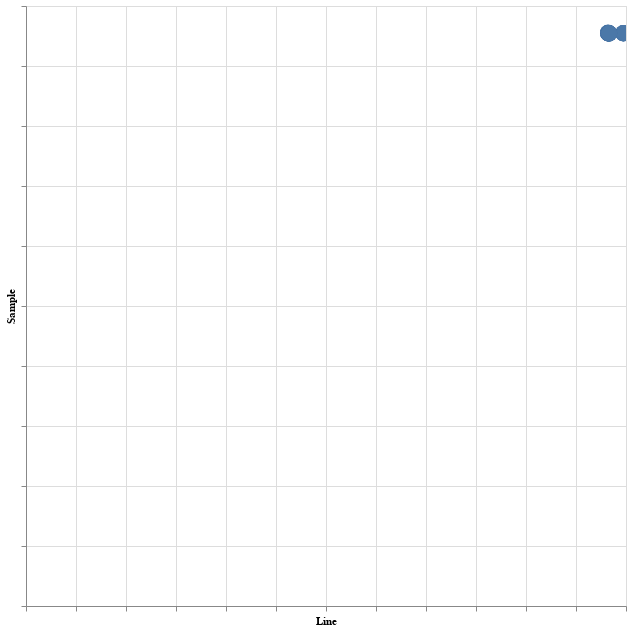

Notebook source saved alongside this figure:
### Code cell
alt.Chart(px_sub_sub).mark_circle(size=250).encode(
    alt.X('Line', title = 'Line', axis=alt.Axis(labels=False)),
    alt.Y('Sample', title = 'Sample', axis=alt.Axis(labels=False)),
    tooltip = 'tool2'
).properties(height=600, width=600).interactive()

### Figure 1 — Vega-Lite specification as saved in the notebook (floating-point values rounded to 4 significant figures)
{"config": {"view": {"continuousWidth": 400, "continuousHeight": 300}}, "data": {"name": "data-fe6de236de585daab42e95cb83675bbc"}, "mark": {"type": "circle", "size": 250}, "encoding": {"tooltip": {"field": "tool2", "type": "nominal"}, "x": {"axis": {"labels": false}, "field": "Line", "title": "Line", "type": "quantitative"}, "y": {"axis": {"labels": false}, "field": "Sample", "title": "Sample", "type": "quantitative"}}, "height": 600, "selection": {"selector004": {"type": "interval", "bind": "scales", "encodings": ["x", "y"]}}, "width": 600, "$schema": "https://vega.github.io/schema/vega-lite/v4.17.0.json", "datasets": {"data-fe6de236de585daab42e95cb83675bbc": [{"Lat": -6.53, "Lon": -41.05, "FRP": 8.48, "Line": 5970, "Sample": 4776, "tool2": "-6.529508 x -41.047413 | 5970 x 4776"}, {"Lat": -6.518, "Lon": -41.03, "FRP": 33.76, "Line": 5972, "Sample": 4771, "tool2": "-6.517525 x -41.02652 | 5972 x 4771"}, {"Lat": -6.518, "Lon": -41.03, "FRP": 82.67, "Line": 5972, "Sample": 4772, "tool2": "-6.518138 x -41.030922 | 5972 x 4772"}, {"Lat": -6.519, "Lon": -41.04, "FRP": 82.67, "Line": 5972, "Sample": 4773, "tool2": "-6.518752 x -41.035343 | 5972 x 4773"}, {"Lat": -6.513, "Lon": -41.03, "FRP": 33.76, "Line": 5973, "Sample": 4771, "tool2": "-6.513081 x -41.027142 | 5973 x 4771"}, {"Lat": -6.514, "Lon": -41.03, "FRP": 82.67, "Line": 5973, "Sample": 4772, "tool2": "-6.513691 x -41.031544 | 5973 x 4772"}, {"Lat": -6.515, "Lon": -41.04, "FRP": 34.1, "Line": 5973, "Sample": 4774, "tool2": "-6.514918 x -41.040386 | 5973 x 4774"}, {"Lat": -6.516, "Lon": -41.04, "FRP": 34.1, "Line": 5973, "Sample": 4775, "tool2": "-6.515532 x -41.044811 | 5973 x 4775"}, {"Lat": -6.514, "Lon": -41.04, "FRP": 82.67, "Line": 5973, "Sample": 4773, "tool2": "-6.514305 x -41.035965 | 5973 x 4773"}, {"Lat": -6.51, "Lon": -41.04, "FRP": 38.3, "Line": 5974, "Sample": 4773, "tool2": "-6.509858 x -41.036594 | 5974 x 4773"}, {"Lat": -6.509, "Lon": -41.03, "FRP": 38.3, "Line": 5974, "Sample": 4772, "tool2": "-6.509246 x -41.032177 | 5974 x 4772"}, {"Lat": -6.511, "Lon": -41.05, "FRP": 101.2, "Line": 5974, "Sample": 4775, "tool2": "-6.511081 x -41.045433 | 5974 x 4775"}, {"Lat": -6.47, "Lon": -41.06, "FRP": 8.06, "Line": 5992, "Sample": 4776, "tool2": "-6.469692 x -41.06382 | 5992 x 4776"}, {"Lat": -6.492, "Lon": -41.02, "FRP": 33.02, "Line": 5820, "Sample": 4772, "tool2": "-6.492178 x -41.021015 | 5820 x 4772"}, {"Lat": -6.492, "Lon": -41.02, "FRP": 24.16, "Line": 5820, "Sample": 4771, "tool2": "-6.491577 x -41.016609 | 5820 x 4771"}, {"Lat": -6.493, "Lon": -41.03, "FRP": 33.02, "Line": 5820, "Sample": 4773, "tool2": "-6.49278 x -41.025421 | 5820 x 4773"}, {"Lat": -6.494, "Lon": -41.03, "FRP": 237.1, "Line": 5820, "Sample": 4775, "tool2": "-6.493984 x -41.034256 | 5820 x 4775"}, {"Lat": -6.495, "Lon": -41.04, "FRP": 4.9, "Line": 5820, "Sample": 4776, "tool2": "-6.494587 x -41.03867 | 5820 x 4776"}, {"Lat": -6.495, "Lon": -41.04, "FRP": 4.9, "Line": 5820, "Sample": 4777, "tool2": "-6.495189 x -41.043083 | 5820 x 4777"}, {"Lat": -6.496, "Lon": -41.05, "FRP": 7.49, "Line": 5820, "Sample": 4778, "tool2": "-6.495792 x -41.047504 | 5820 x 4778"}, {"Lat": -6.497, "Lon": -41.06, "FRP": 2.89, "Line": 5820, "Sample": 4780, "tool2": "-6.497001 x -41.056366 | 5820 x 4780"}, {"Lat": -6.487, "Lon": -41.02, "FRP": 24.16, "Line": 5821, "Sample": 4771, "tool2": "-6.487141 x -41.017311 | 5821 x 4771"}, {"Lat": -6.488, "Lon": -41.03, "FRP": 33.02, "Line": 5821, "Sample": 4773, "tool2": "-6.48834 x -41.026119 | 5821 x 4773"}, {"Lat": -6.49, "Lon": -41.04, "FRP": 4.9, "Line": 5821, "Sample": 4776, "tool2": "-6.490144 x -41.039368 | 5821 x 4776"}, {"Lat": -6.491, "Lon": -41.04, "FRP": 4.9, "Line": 5821, "Sample": 4777, "tool2": "-6.490746 x -41.043789 | 5821 x 4777"}, {"Lat": -6.489, "Lon": -41.03, "FRP": 237.1, "Line": 5821, "Sample": 4774, "tool2": "-6.488941 x -41.030533 | 5821 x 4774"}, {"Lat": -6.494, "Lon": -41.02, "FRP": 24.18, "Line": 5828, "Sample": 4771, "tool2": "-6.4939 x -41.024124 | 5828 x 4771"}, {"Lat": -6.493, "Lon": -41.02, "FRP": 24.18, "Line": 5828, "Sample": 4770, "tool2": "-6.493265 x -41.019733 | 5828 x 4770"}, {"Lat": -6.495, "Lon": -41.03, "FRP": 163.5, "Line": 5828, "Sample": 4772, "tool2": "-6.494536 x -41.028526 | 5828 x 4772"}, {"Lat": -6.496, "Lon": -41.04, "FRP": 6.88, "Line": 5828, "Sample": 4774, "tool2": "-6.495809 x -41.037342 | 5828 x 4774"}, {"Lat": -6.497, "Lon": -41.05, "FRP": 9.75, "Line": 5828, "Sample": 4776, "tool2": "-6.497082 x -41.046154 | 5828 x 4776"}, {"Lat": -6.491, "Lon": -41.03, "FRP": 163.5, "Line": 5829, "Sample": 4773, "tool2": "-6.490733 x -41.033619 | 5829 x 4773"}, {"Lat": -6.488, "Lon": -41.02, "FRP": 26.69, "Line": 5829, "Sample": 4769, "tool2": "-6.488196 x -41.016018 | 5829 x 4769"}, {"Lat": -6.489, "Lon": -41.02, "FRP": 24.18, "Line": 5829, "Sample": 4770, "tool2": "-6.48883 x -41.020409 | 5829 x 4770"}, {"Lat": -6.489, "Lon": -41.02, "FRP": 24.18, "Line": 5829, "Sample": 4771, "tool2": "-6.489463 x -41.024807 | 5829 x 4771"}, {"Lat": -6.49, "Lon": -41.03, "FRP": 163.5, "Line": 5829, "Sample": 4772, "tool2": "-6.490098 x -41.029209 | 5829 x 4772"}, {"Lat": -6.491, "Lon": -41.04, "FRP": 6.88, "Line": 5829, "Sample": 4774, "tool2": "-6.491368 x -41.038029 | 5829 x 4774"}, {"Lat": -6.492, "Lon": -41.04, "FRP": 6.88, "Line": 5829, "Sample": 4775, "tool2": "-6.492004 x -41.042435 | 5829 x 4775"}, {"Lat": -6.486, "Lon": -41.03, "FRP": 69.66, "Line": 5830, "Sample": 4772, "tool2": "-6.485665 x -41.029926 | 5830 x 4772"}, {"Lat": -6.486, "Lon": -41.03, "FRP": 69.66, "Line": 5830, "Sample": 4773, "tool2": "-6.486298 x -41.034332 | 5830 x 4773"}, {"Lat": -6.487, "Lon": -41.04, "FRP": 6.44, "Line": 5830, "Sample": 4774, "tool2": "-6.486931 x -41.038734 | 5830 x 4774"}, {"Lat": -6.479, "Lon": -41.02, "FRP": 12.6, "Line": 5831, "Sample": 4769, "tool2": "-6.479354 x -41.017559 | 5831 x 4769"}, {"Lat": -6.48, "Lon": -41.02, "FRP": 58.91, "Line": 5831, "Sample": 4770, "tool2": "-6.47998 x -41.021919 | 5831 x 4770"}, {"Lat": -6.481, "Lon": -41.03, "FRP": 58.91, "Line": 5831, "Sample": 4771, "tool2": "-6.480608 x -41.026295 | 5831 x 4771"}, {"Lat": -6.482, "Lon": -41.04, "FRP": 69.66, "Line": 5831, "Sample": 4773, "tool2": "-6.481871 x -41.035095 | 5831 x 4773"}, {"Lat": -6.483, "Lon": -41.04, "FRP": 6.44, "Line": 5831, "Sample": 4774, "tool2": "-6.482502 x -41.039505 | 5831 x 4774"}, {"Lat": -6.477, "Lon": -41.03, "FRP": 4.8, "Line": 5832, "Sample": 4772, "tool2": "-6.476824 x -41.03154 | 5832 x 4772"}, {"Lat": -6.477, "Lon": -41.04, "FRP": 4.8, "Line": 5832, "Sample": 4773, "tool2": "-6.477455 x -41.03595 | 5832 x 4773"}]}}
